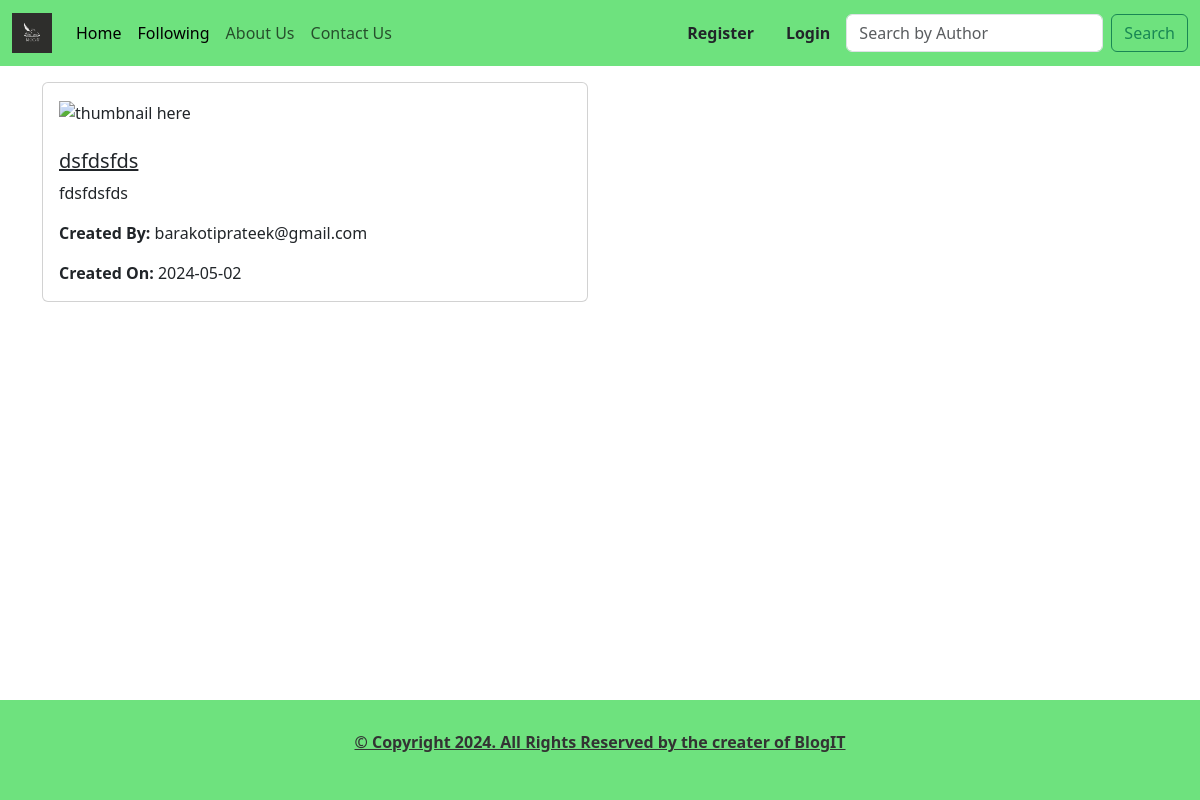
/expand_blog/1, run on the app's committed database.
### models.py (models this page shows, shortened)
class Blog(db.Model ):
    id = db.Column(db.Integer , primary_key = True)
    name = db.Column(db.String(50) , nullable =False)
    desc = db.Column(db.String(500))
    date_created = db.Column(db.Date , default= datetime.now().date)
    img = db.Column(db.Text)
    user_id = db.Column(db.Integer , db.ForeignKey('user.id') , nullable = False)
    likes = db.relationship('Likes', backref='liked_post', lazy=True)

class User(db.Model,UserMixin):
    id = db.Column(db.Integer, primary_key = True)
    email = db.Column(db.String(120) , unique = True , nullable = False)
    password = db.Column(db.String(60) , nullable=False)
    image_file = db.Column(db.String(20), nullable=False, default = 'default.jpg')
    posts = db.relationship('Blog' , backref = 'author' , lazy=True)
    friendships_sent = db.relationship('Friendship',
                                       foreign_keys='Friendship.sender_id',
                                       backref='sender', lazy=True)
    friendships_received = db.relationship('Friendship',
                                           foreign_keys='Friendship.receiver_id',
                                           backref='receiver', lazy=True)

### app.py (the view)
@app.route('/expand_blog/<int:blog_id>')
def expand_blog(blog_id):
    blog_to_expand = Blog.query.get_or_404(blog_id)
    return render_template('blog/expand_blog.html' , blog_to_expand=blog_to_expand)

### templates/blog/expand_blog.html (shortened to what this page needs)
{% extends 'blog/base.html' %}
{% block body %}
<div class="container my-3">
      <div class="row">
        <div class="col-sm-6">
          <div class="card mb-3">
            <div class="card-body">
              <img alt="thumbnail here" width="100%">
            <br> <br>
              <h5 class="card-title" style="text-decoration: underline;">{{ blog_to_expand.name }}</h5>
              <p class="card-text">{{ blog_to_expand.desc }}</p>
              <p class="card-text"><b>Created By:</b> {{ blog_to_expand.author.email }}</p>
              <p class="card-text"><b>Created On:</b> {{ blog_to_expand.date_created }}</p>
            </div>
          </div>
        </div>
      </div>
  </div>
  {% endblock body %}

### static/style.css (style rules this page uses)
body { display: flex; flex-direction: column; min-height: 100vh; }

### data on the page
Blog: name "dsfdsfds", desc "fdsfdsfds", date_created "2024-05-02"
User: author.email "barakotiprateek@gmail.com"
